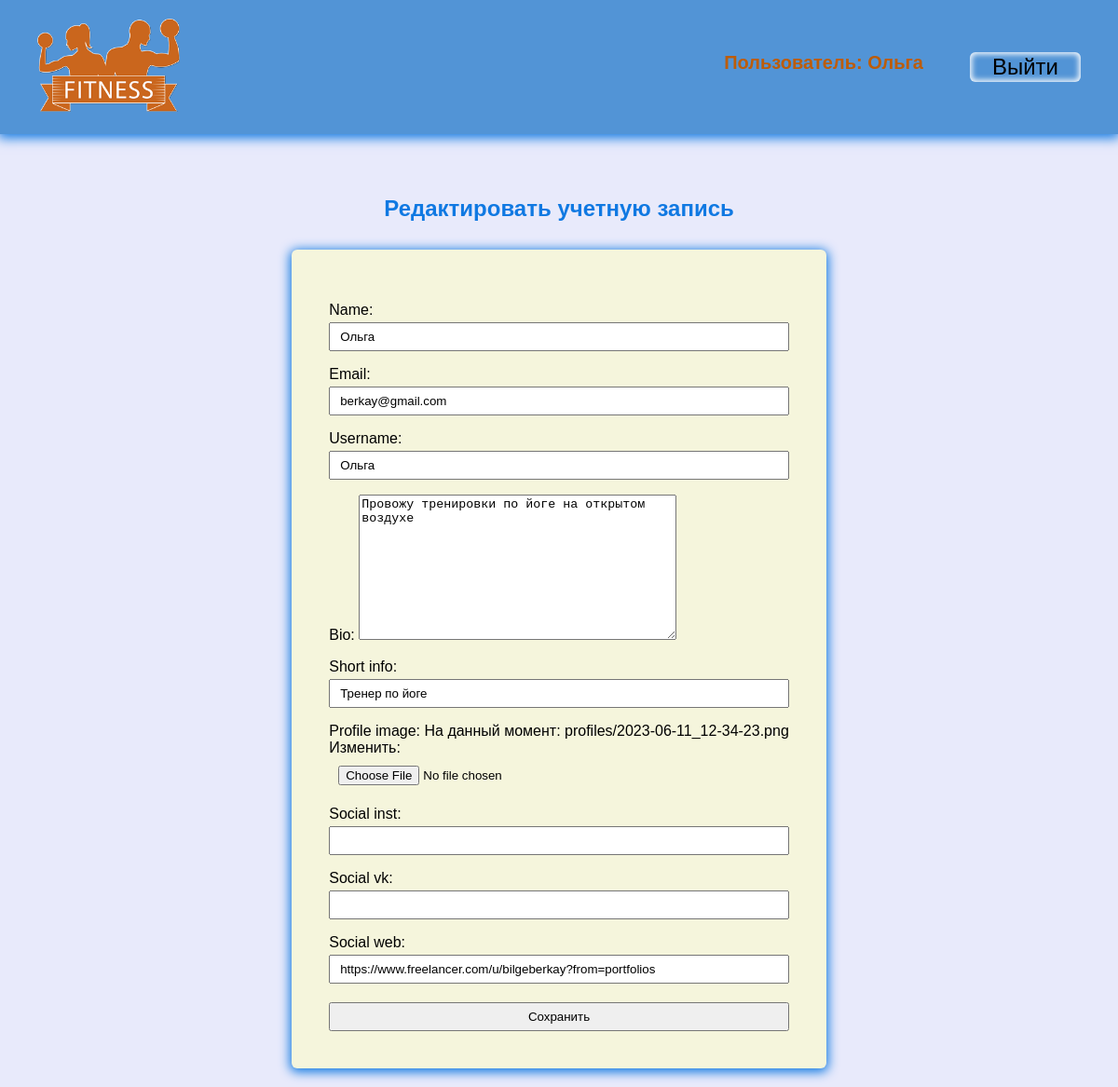
Page /edit-account/ (signed in) on the committed database.
### fitness/models.py (models this page shows, shortened)
class Profile(models.Model):
    user = models.OneToOneField(User, on_delete=models.CASCADE, null=True, blank=True)
    name = models.CharField(max_length=200, null=True, blank=True)
    email = models.EmailField(max_length=200, null=True, blank=True)
    username = models.CharField(max_length=200, null=True, blank=True)
    short_info = models.CharField(max_length=200, null=True, blank=True)
    bio = models.TextField(null=True, blank=True)
    profile_image = models.ImageField(upload_to="profiles/", default="profiles/user-default.png")
    social_inst = models.CharField(max_length=200, null=True, blank=True)
    social_vk = models.CharField(max_length=200, null=True, blank=True)
    social_web = models.CharField(max_length=200, null=True, blank=True)
    created = models.DateTimeField(auto_now_add=True)

### fitness/views.py (the view)
# urls.py: path('edit-account/', views.edit_account, name='edit-account'),
@login_required(login_url='loginuser')
def edit_account(request):
    profile = request.user.profile
    form = ProfileForm(instance=profile)
    if request.method == 'POST':
        form = ProfileForm(request.POST, request.FILES, instance=profile)
        if form.is_valid():
            form.save()
            return redirect('account')
    context = {'form': form}
    return render(request, 'fitness/profile_form.html', context)

### fitness/forms.py
class ProfileForm(ModelForm):
    class Meta:
        model = Profile
        fields = ['name', 'email', 'username', 'bio', 'short_info', 'profile_image',
                  'social_inst', 'social_vk', 'social_web']
    def __init__(self, *args, **kwargs):
        super().__init__(*args, **kwargs)
        for name, field in self.fields.items():
            field.widget.attrs.update({'class': 'input'})

### fitness/templates/fitness/profile_form.html (shortened to what this page needs)
{% extends 'fitness/base.html' %}
{% block content %}
<h1>Редактировать учетную запись</h1>
<form action="{% url 'edit-account' %}" method="post" enctype="multipart/form-data" class="bg">
  {{ form.as_p }}
  <input type="submit" value="Сохранить">
</form>
{% endblock %}

### fitness/templates/fitness/base.html (shortened to what this page needs)
<!DOCTYPE html>
{% load static %}
<html lang="en">
<head>
    <link rel="stylesheet" href="{% static 'css/style.css' %}">
</head>
<body>
{% if user.is_authenticated %}
<div class="menu">
    <div class="wrap">
        <div class="logo">
            <img src="{% static 'skills/fit.png' %}" alt="">
        </div>
        <ul>
            <li class="logo">Пользователь: {{ user.username }}</li>
            <li>
              <form action="{% url 'logoutuser' %}" method="post">
                <button class="top">Выйти</button>
              </form>
            </li>
        </ul>
    </div>
</div>
{% endif %}
<div class="content">
    <div class="wrap">
      {% block content %}
      {% endblock %}
    </div>
</div>
</body>
</html>

### fitness/static/css/style.css (style rules this page uses)
body { padding: 0; margin: 0; background-color: rgb(232, 234, 251); font-family: Verdana, Geneva, Tahoma, sans-serif; }
a { text-decoration: none; color: black; }
.wrap { max-width: 1200px; margin: 0 auto; padding: 10px 30px; box-sizing: border-box; }
.menu { background: #5294d6; padding: 10px; box-shadow: 0 2px 12px 2px #1079e2; }
.menu .wrap { display: flex; flex-wrap: wrap; justify-content: space-between; align-items: center; }
.menu ul { display: flex; list-style: none; font-size: 20px; }
.menu li { margin-left: 50px; }
img { height: 100px; }
.logo { font-weight: bold; color: rgb(189, 92, 7); }
.content { margin: 0 auto; }
.content .wrap { display: flex; flex-direction: column; align-items: center; justify-content: center; margin-top: 40px; }
h1, h2 { color: #1079e2; }
button { border-radius: 6px; box-shadow: inset 0 0 6px 2px #fff; padding: 10px 40px; margin-top: 40px; font-size: 24px; cursor: pointer; }
input { width: 100%; padding: 6px 10px; box-sizing: border-box; margin-top: 4px; }
.bg { box-shadow: 0 2px 12px 2px #1079e2; padding: 40px; box-sizing: border-box; border-radius: 6px; margin: 10px; display: inline-block; background: beige }
.top { padding: 2px 24px; margin-top: 0; background: transparent; border: none; color: black; }
h1 { text-align: center; font-size: 24px; margin-bottom: 20px; }

### rows in the picture
Profile: name "Ольга", email "berkay@gmail.com", username "Ольга", bio "Провожу тренировки по йоге на открытом воздухе", short_info "Тренер по йоге", social_web "https://www.freelancer.com/u/bilgeberkay?from=portfolios"

### other values in the picture
{{ user.username }} "Ольга"
